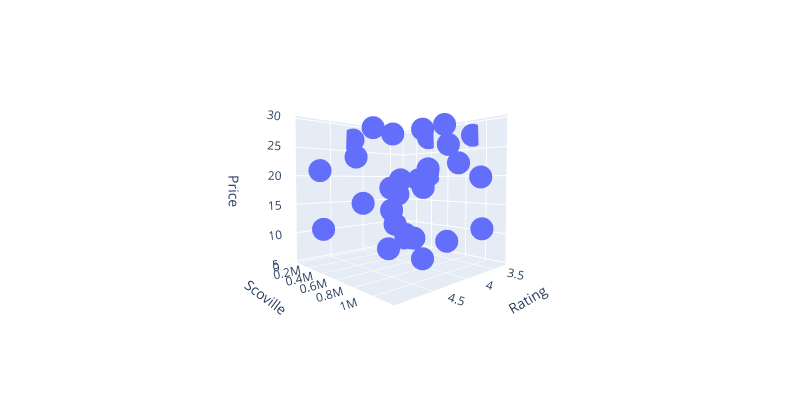

Notebook code cell kept with this figure:
### Code cell
fig = px.scatter_3d(pepper_count,  x="Rating", y="Scoville",z='Price' )
fig.update_layout(autosize=False, width=800, height=400
                  , showlegend=True)
fig.show()

### Figure 1 — Plotly figure (JSON) as saved in the notebook; plotly's stock layout.template omitted (floating-point values rounded to 4 significant figures)
{"data": [{"hovertemplate": "Rating=%{x}<br>Scoville=%{y}<br>Price=%{z}<extra></extra>", "legendgroup": "", "marker": {"color": "#636efa", "symbol": "circle"}, "mode": "markers", "name": "", "scene": "scene", "showlegend": false, "type": "scatter3d", "x": [4.6, 4.9, 4.2, 4.1, 3.7, 3.4, 4.1, 3.7, 3.35, 4.4, 4, 3.6, 4.333, 4.5, 4.3, 4.15, 4.1, 3.5, 4.3, 3.7, 3.3, 4.1, 3.5, 3.5, 4.9, 3.35, 3.5, 4.5, 3.5, 3.3], "y": [845900.0, 315500.0, 30460.0, 496520, 1144802, 139600.0, 589100.0, 846600.0, 421700.0, 1029000.0, 820200.0, 894900.0, 658100.0, 378100.0, 416500.0, 562800.0, 86820.0, 694000.0, 709500.0, 164300.0, 882700.0, 827700.0, 1069000.0, 326600.0, 361400.0, 288800.0, 723400.0, 1090000.0, 231300.0, 384500.0], "z": [9.35, 20.8, 27.18, 27.43, 19.77, 7.32, 19.32, 25.43, 20.34, 18.24, 21.13, 22.27, 17.99, 23.2, 28.42, 11.62, 14.66, 29.64, 17.0, 13.01, 27.51, 27.43, 11.04, 7.25, 11.44, 19.34, 7.83, 8.61, 5.4, 28.12]}], "layout": {"autosize": false, "height": 400, "legend": {"tracegroupgap": 0}, "margin": {"t": 60}, "scene": {"aspectmode": "auto", "aspectratio": {"x": 1, "y": 1, "z": 1}, "camera": {"center": {"x": 0, "y": 0, "z": 0}, "eye": {"x": 1.437, "y": 1.546, "z": 0.06795}, "projection": {"type": "perspective"}, "up": {"x": 0, "y": 0, "z": 1}}, "domain": {"x": [0, 1], "y": [0, 1]}, "xaxis": {"title": {"text": "Rating"}, "type": "linear"}, "yaxis": {"title": {"text": "Scoville"}, "type": "linear"}, "zaxis": {"title": {"text": "Price"}, "type": "linear"}}, "showlegend": true, "width": 800}}
